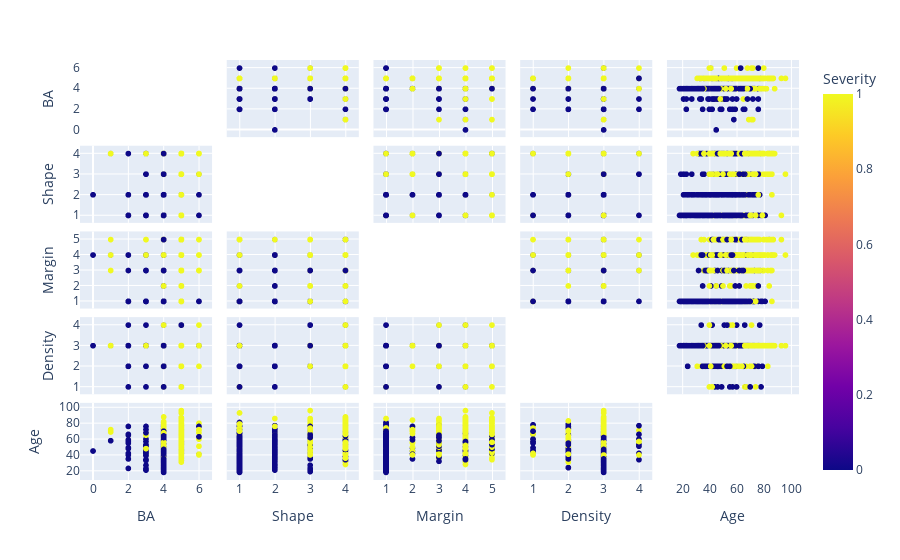

The cell this chart's notebook holds for it:
### Code cell
import plotly.express as px
features = ['BA', 'Shape', 'Margin', 'Density', 'Age']

fig = px.scatter_matrix(
    df,
    dimensions=features, 
    color= "Severity"
)
fig.update_traces(diagonal_visible=False)
fig.show()

### Figure 1 — Plotly figure (JSON) as saved in the notebook; plotly's stock layout.template omitted (floating-point values rounded to 4 significant figures; data arrays with more than 128 entries replaced by an {"elided": "..."} marker saying what was removed)
{"data": [{"diagonal": {"visible": false}, "dimensions": [{"axis": {"matches": true}, "label": "BA", "values": {"elided": "961 int values"}}, {"axis": {"matches": true}, "label": "Shape", "values": {"elided": "961 int values"}}, {"axis": {"matches": true}, "label": "Margin", "values": {"elided": "961 int values"}}, {"axis": {"matches": true}, "label": "Density", "values": {"elided": "961 int values"}}, {"axis": {"matches": true}, "label": "Age", "values": {"elided": "961 int values"}}], "hovertemplate": "%{xaxis.title.text}=%{x}<br>%{yaxis.title.text}=%{y}<br>Severity=%{marker.color}<extra></extra>", "legendgroup": "", "marker": {"color": {"elided": "961 int values"}, "coloraxis": "coloraxis", "symbol": "circle"}, "name": "", "showlegend": false, "type": "splom"}], "layout": {"coloraxis": {"colorbar": {"title": {"text": "Severity"}}, "colorscale": [[0, "#0d0887"], [0.1111, "#46039f"], [0.2222, "#7201a8"], [0.3333, "#9c179e"], [0.4444, "#bd3786"], [0.5556, "#d8576b"], [0.6667, "#ed7953"], [0.7778, "#fb9f3a"], [0.8889, "#fdca26"], [1, "#f0f921"]]}, "dragmode": "select", "legend": {"tracegroupgap": 0}, "margin": {"t": 60}}}
